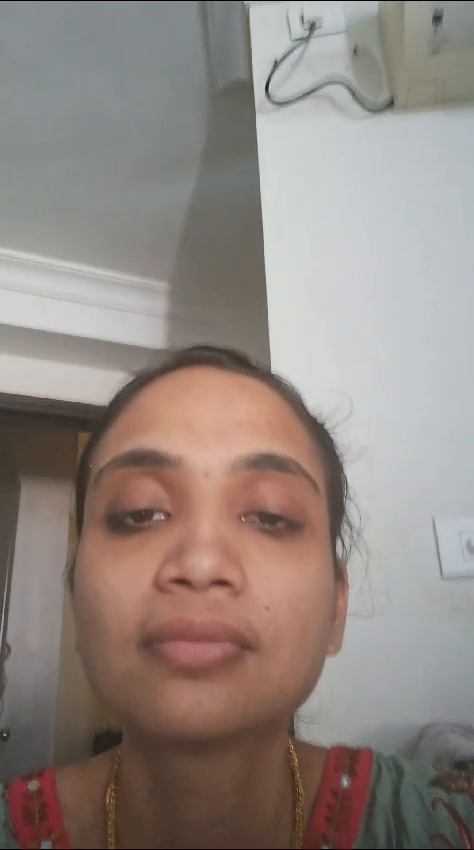
#> input picture frame 16 of code/s1.mp4, 474 x 850 px, given in place of ganesh_sample.mp4, which was not available
$ python t.py
#> lines starting #> are read from the running program, lines starting #| are printed output that depends on the picture; after the words box and inside, x2 and y2 are one past the last pixel; in counts of white or black regions, pixels touching at a corner belong together; pictures that were not available may be replaced by others from this repository, and a replacement may not be noted
# [91 lines of commented-out code are left out]

import cv2
import numpy as np

# Load pre-trained Haar cascades for face and eye detection
face_cascade = cv2.CascadeClassifier(cv2.data.haarcascades + 'haarcascade_frontalface_default.xml')
eye_cascade = cv2.CascadeClassifier(cv2.data.haarcascades + 'haarcascade_eye.xml')

# Open video capture (0 for webcam, or provide video file path)
cap = cv2.VideoCapture('ganesh_sample.mp4')

# Variable to track previous eye detection state
prev_eyes_detected = True

while True:
    ret, frame = cap.read()
#> frame is the input picture: shape (850, 474, 3); mean B, G, R 129.2, 135.3, 146.4
    if not ret:
        print("Failed to capture frame. Exiting...")
        break

    # Convert to grayscale for Haar cascade detection
    gray_frame = cv2.cvtColor(frame, cv2.COLOR_BGR2GRAY)
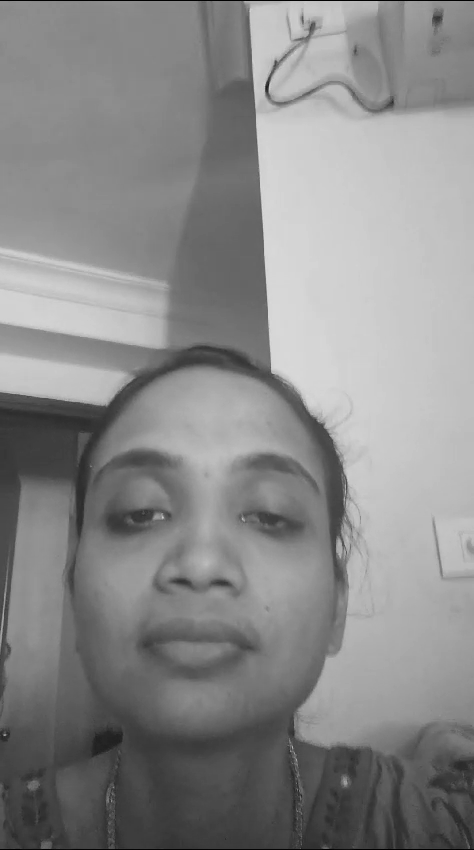
#> gray_frame: shape (850, 474); min 0, max 217, mean 137.9

    # Detect faces
    faces = face_cascade.detectMultiScale(gray_frame, scaleFactor=1.3, minNeighbors=5)
#> faces = [[46, 399, 320, 320]]
    blink_detected = False

    for (x, y, w, h) in faces:
        # Define the Region of Interest (ROI) for the face
        face_roi = frame[y:y+h, x:x+w]
        face_gray = gray_frame[y:y+h, x:x+w]

        # Detect eyes within the face ROI
        eyes = eye_cascade.detectMultiScale(face_gray)

        # Blink logic: Eyes detected in previous frame but not in the current frame
        if len(eyes) == 0 and prev_eyes_detected:
            blink_detected = True

        # Update the previous state of eye detection
        prev_eyes_detected = len(eyes) > 0

        # Apply edge detection for face contour
        edges = cv2.Canny(face_gray, 100, 200)

        # Display the face contour
        cv2.imshow('Face Contour', edges)
#> this loop made 1 pass
#> (x, y, w, h, eyes, prev_eyes_detected) on pass 1: (46, 399, 320, 320, [[192, 95, 54, 54], [59, 87, 64, 64], [106, 160, 47, 47]], True)
#> pass 1, `face_roi = frame[y:y+h, x:x+w]`:
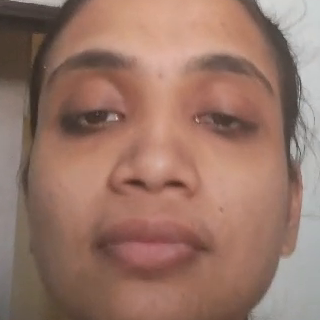
#> face_roi: shape (320, 320, 3); mean B, G, R 103.9, 117.5, 152.1
#> pass 1, `face_gray = gray_frame[y:y+h, x:x+w]`:
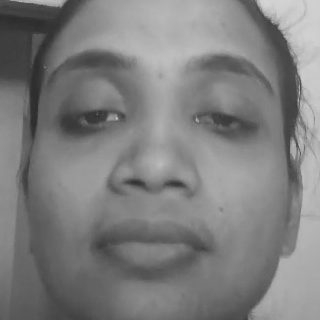
#> face_gray: shape (320, 320); min 42, max 213, mean 126.3
#> pass 1, `edges = cv2.Canny(face_gray, 100, 200)`:
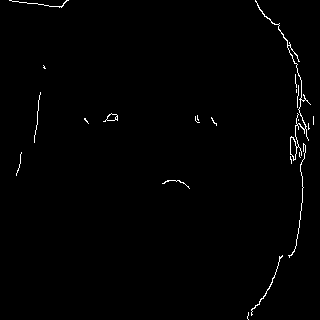
#> edges: shape (320, 320); 0.9% white in thin lines or dots

    # Display blink detection status on the original frame
    text = "Blink Detected!" if blink_detected else "No Blink"
    cv2.putText(frame, text, (50, 50), cv2.FONT_HERSHEY_SIMPLEX, 1, (0, 0, 255) if blink_detected else (0, 255, 0), 2)
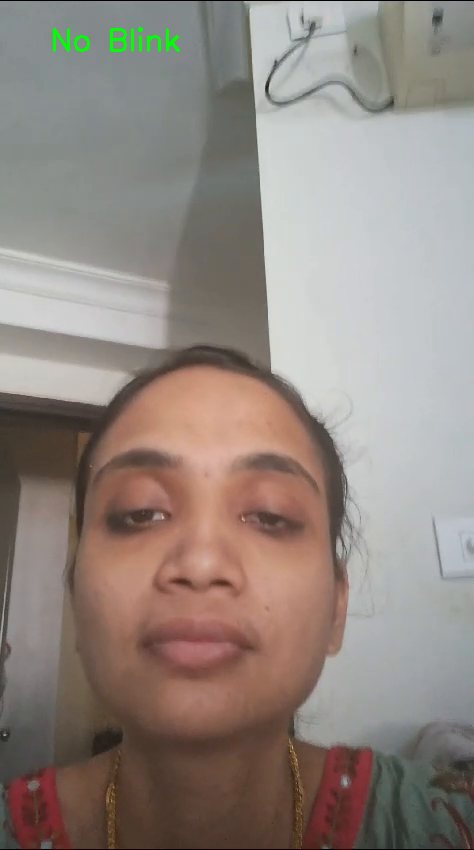
#> frame: shape (850, 474, 3); 0.24% of pixels changed, all inside (x1, y1, x2, y2) = (53, 27, 180, 52)

    # Show the original video with status
    cv2.imshow('Blink Detection', frame)

    # Exit on pressing 'q'
    if cv2.waitKey(1) & 0xFF == ord('q'):
#> (key q is pressed here)
        break

# Release the video capture and close windows
cap.release()
cv2.destroyAllWindows()

$ run again, starting later in the video
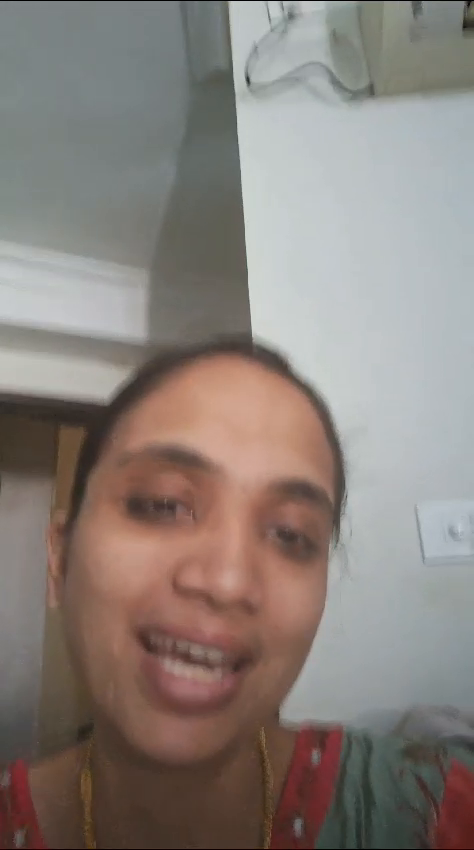
#> input picture frame 72 of code/s1.mp4, 474 x 850 px, given in place of ganesh_sample.mp4, which was not available
#> frame is the input picture: shape (850, 474, 3); mean B, G, R 123.2, 128.8, 138.2
#> faces = [[33, 379, 364, 364]]
#> the loop `for (x, y, w, h) in faces:` made 1 pass
#> (x, y, w, h, eyes, prev_eyes_detected) on pass 1: (33, 379, 364, 364, [[91, 93, 69, 69], [224, 129, 64, 64], [94, 243, 44, 44]], True)
#> pass 1, `edges = cv2.Canny(face_gray, 100, 200)`:
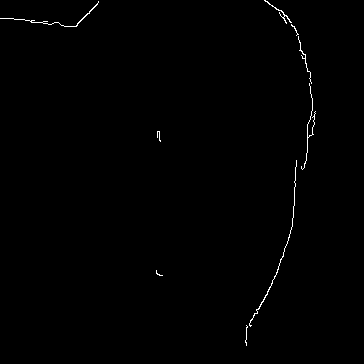
#> edges: shape (364, 364); 0.49% white in thin lines or dots, all inside (x1, y1, x2, y2) = (0, 0, 316, 346)
#> `cv2.putText(frame, text, (50, 50), cv2.FONT_HERSHEY_SIMPLEX, 1, (0, 0,..`:
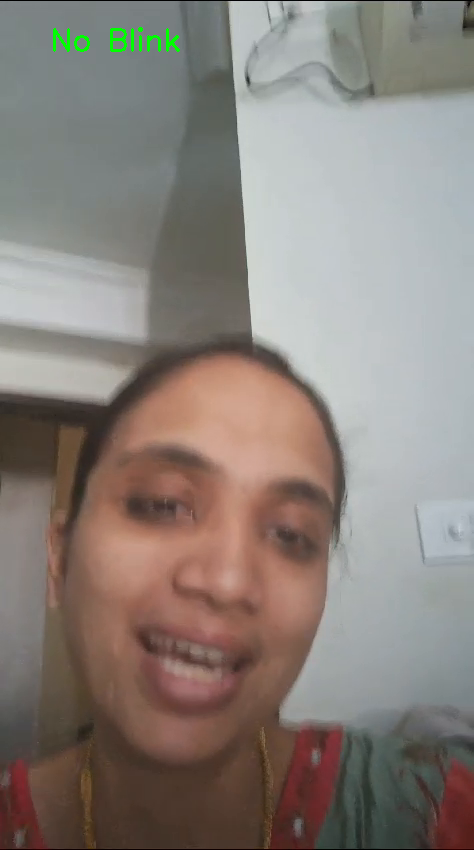
#> frame: shape (850, 474, 3); 0.24% of pixels changed, all inside (x1, y1, x2, y2) = (53, 27, 180, 52)

$ run again, starting later in the video
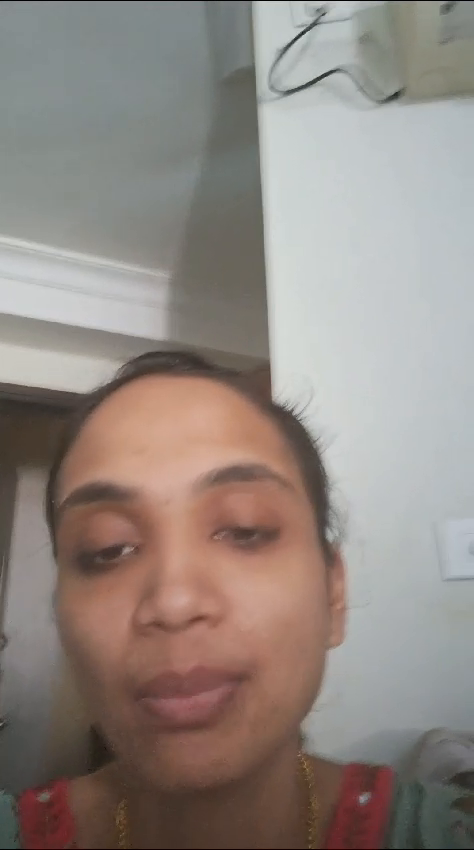
#> input picture frame 128 of code/s1.mp4, 474 x 850 px, given in place of ganesh_sample.mp4, which was not available
#> frame is the input picture: shape (850, 474, 3); mean B, G, R 130.1, 136.2, 146.2
#> faces = [[16, 415, 331, 331]]
#> the loop `for (x, y, w, h) in faces:` made 1 pass
#> (x, y, w, h, eyes, prev_eyes_detected) on pass 1: (16, 415, 331, 331, [[193, 82, 73, 73], [54, 98, 78, 78]], True)
#> pass 1, `edges = cv2.Canny(face_gray, 100, 200)`:
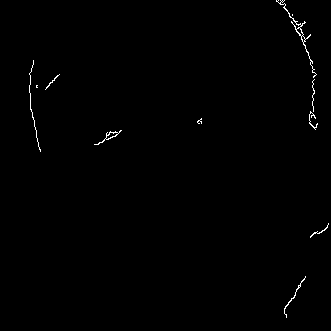
#> edges: shape (331, 331); 0.51% white in thin lines or dots, all inside (x1, y1, x2, y2) = (29, 0, 329, 318)
#> `cv2.putText(frame, text, (50, 50), cv2.FONT_HERSHEY_SIMPLEX, 1, (0, 0,..`:
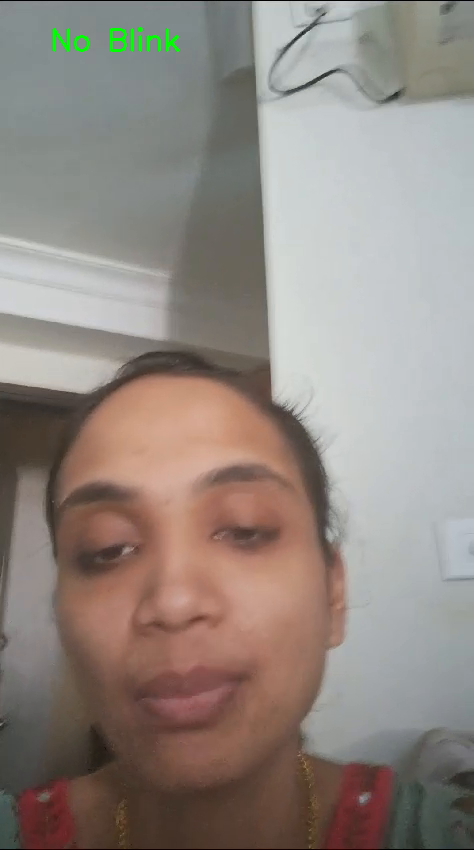
#> frame: shape (850, 474, 3); 0.24% of pixels changed, all inside (x1, y1, x2, y2) = (53, 27, 180, 52)
